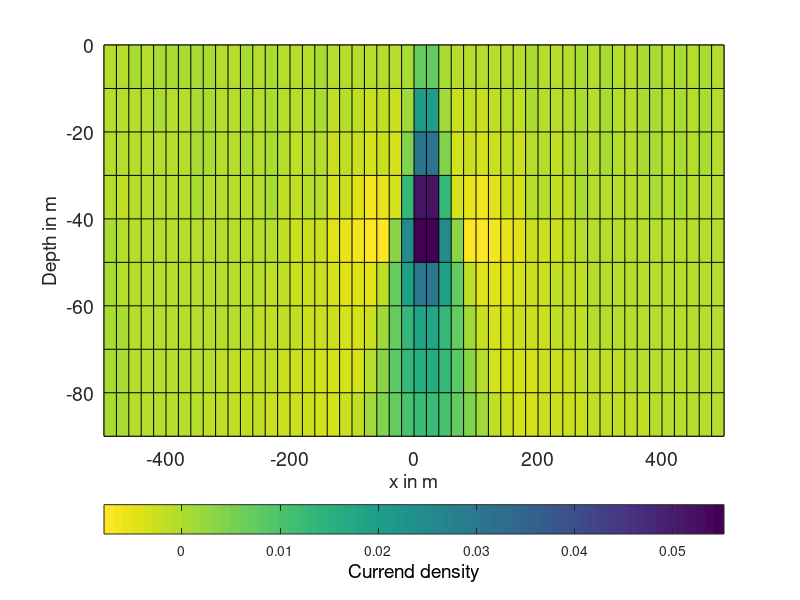

Reproduce this figure in MATLAB.
% Author: Anand Singh, Graduate Student, IIT Kharagpur 
% Email: anandkpuc.iitkgp@gmail.com
% ESSC Workshop "Matlab for Geoscience" 2015 
clear all
close all
clc
X=-500:20:500;
Z=0:10:90;
load ('contr.csv')
V2=load ('contr.csv');
figure
%contour(V2)
%contour(X,-Z,V2)
 % contourf(X,-Z,V2)
    pcolor(X,-Z,V2)
   % caxis([0.3 0.6])
%    shading flat
 %surf(X,-Z,V2)
% surfc(X,-Z,V2)
% imagesc(X,Z,V2)
set(gca,'fontsize',14);
hc=colorbar('SouthOutside');
set(get(hc,'XLabel'),'string','Currend density','fontsize',14)

cmap=colormap;
cmap1=flipdim(cmap,1);
colormap(cmap1);
 
xlabel('x in m','fontsize',14);
ylabel('Depth in m','fontsize',14);
